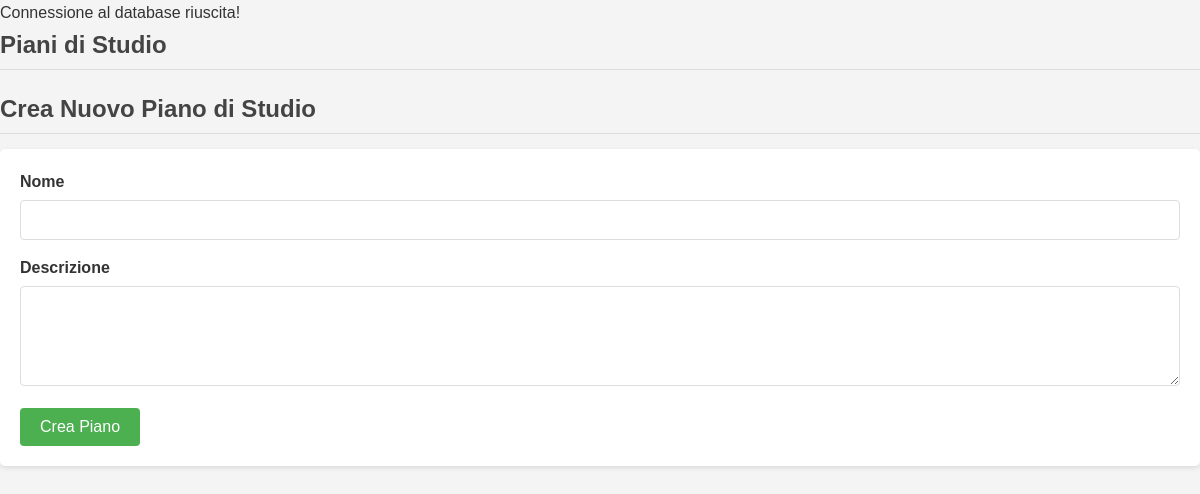
The app's page /test.php, older data.
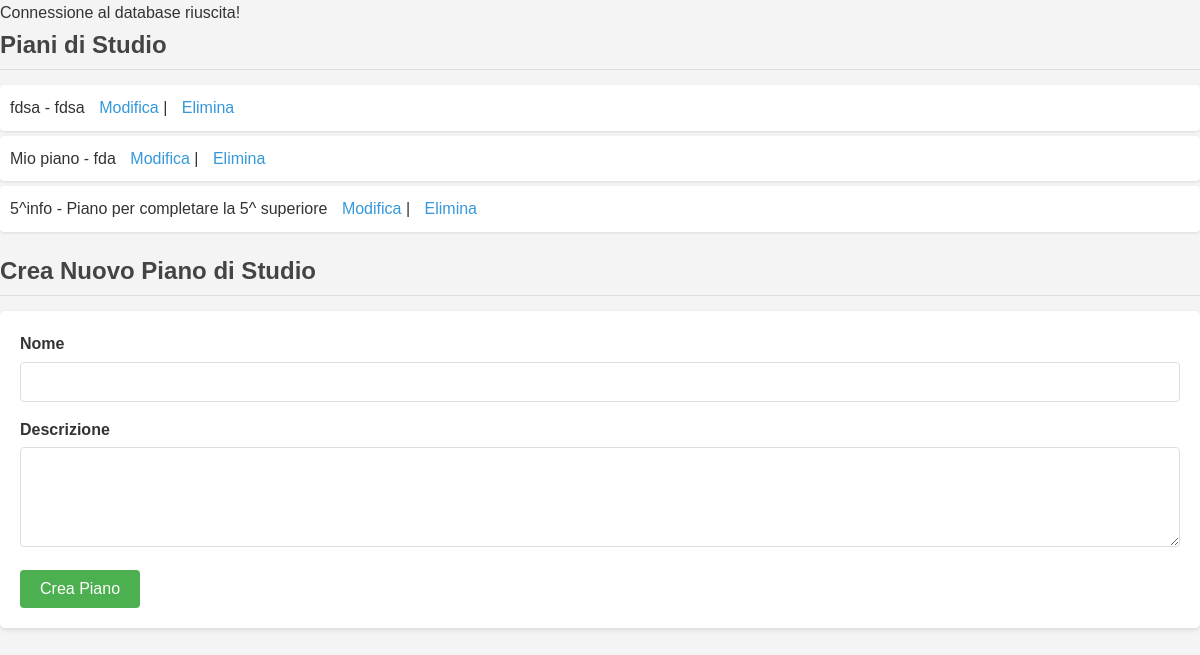
The same page, newer data.
### tables this page shows
CREATE TABLE `piani_di_studio` (
  `id` int(11) NOT NULL,
  `nome` varchar(100) NOT NULL,
  `descrizione` text DEFAULT NULL,
  `data_creazione` timestamp NOT NULL DEFAULT current_timestamp(),
  `user_id` int(11) NOT NULL,
  `visibility` varchar(20) NOT NULL DEFAULT 'private'
);

### models/piano_di_studio.php (called while the page is built, shortened)
<?php
class PianoDiStudio {
    private $conn;
    private $table_name = "piani_di_studio";
    public function __construct($db) {
        $this->conn = $db;
    }
    public function readAll() {
        $query = "SELECT * FROM " . $this->table_name . " ORDER BY data_creazione DESC";
        $stmt = $this->conn->prepare($query);
        $stmt->execute();
        return $stmt;
    }
}
?>

### test.php (the view, shortened to what this page needs)
<!DOCTYPE html>
<html lang="it">
<head>
    <link rel="stylesheet" href="ui/style.css">
</head>
<body>
<?php
include_once 'models/piano_di_studio.php';
$database = new Database();
$db = $database->getConnection();
if($db) {
    echo "<p>Connessione al database riuscita!</p>";
    $piano = new PianoDiStudio($db);
    $stmt = $piano->readAll();
    echo "<h2>Piani di Studio</h2>";
    echo "<ul>";
    while ($row = $stmt->fetch(PDO::FETCH_ASSOC)) {
        extract($row);
        echo "<li>$nome - $descrizione
            <a href='?edit=$id'>Modifica</a> |
            <a href='?delete=$id' onclick='return confirm(\"Sei sicuro di voler eliminare questo piano?\");'>Elimina</a></li>";
    }
    echo "</ul>";
    echo "<h2>Crea Nuovo Piano di Studio</h2>";
    echo "<form action='' method='POST'>
            <label for='nome'>Nome</label>
            <input type='text' name='nome' required>
            <label for='descrizione'>Descrizione</label>
            <textarea name='descrizione' required></textarea>
            <button type='submit' name='create'>Crea Piano</button>
        </form>";
} else {
    echo "<p>Problema di connessione al database.</p>";
}
?>
</body>
</html>

Row changes from the older to the newer data that the page shows:
added piani_di_studio: nome "fdsa", descrizione "fdsa"
added piani_di_studio: nome "Mio piano", descrizione "fda"
added piani_di_studio: nome "5^info", descrizione "Piano per completare la 5^ superiore"
